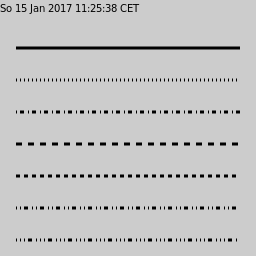

Here is the Julia script that generated this plot:
## header to provide surface and context
using Cairo
c = CairoRGBSurface(256,256);
cr = CairoContext(c);

save(cr);
set_source_rgb(cr,0.8,0.8,0.8);    # light gray
rectangle(cr,0.0,0.0,256.0,256.0); # background
fill(cr);
restore(cr);

save(cr);

## api example, use set_line_type

dashes_by_name = [
    "solid",
    "dot",
    "dotdashed",
    "longdashed",
    "dash",
    "dotdotdashed",
    "dotdotdotdashed"]

set_line_width(cr, 3.0);

for k=1:7

    save(cr)
    set_line_type(cr, dashes_by_name[k])

    move_to(cr,16.0,16.0+(k*32.0))
    line_to(cr,240.0,16.0+(k*32.0))
    stroke(cr)
    restore(cr)
end

## mark picture with current date
restore(cr);
move_to(cr,0.0,12.0);
set_source_rgb(cr, 0,0,0);
show_text(cr,Libc.strftime(time()));
write_to_png(c,"sample_set_dash.png");
